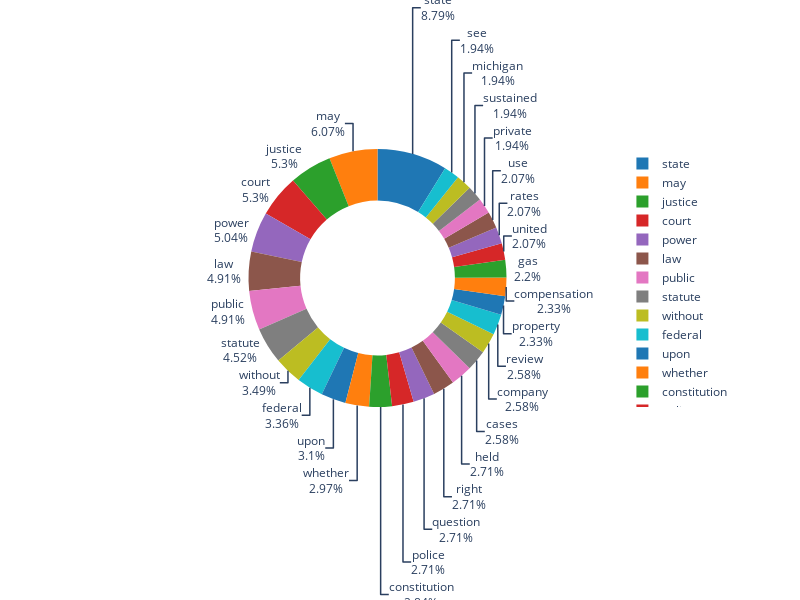

The cell this chart's notebook holds for it:
### Markdown cell above
Okay, so let's do some visualization of our dataframe—how about a simple pie chart with the [plotly library](https://plotly.com/)?

### Code cell
n = 30
pal = list(sns.color_palette(palette='tab10', n_colors=n).as_hex())

import plotly.express as px # Pie Chart Tutorial available at https://plotly.com/python/pie-charts/

# Let's look at just the top 30 words and their counts
fig = px.pie(counts_df[0:30], values='count', names='word', color_discrete_sequence=pal)

fig.update_traces(textposition='outside', textinfo='percent+label', hole=.6, hoverinfo='label+percent+name')

fig.update_layout(width=800, height=600, margin=dict(t=0, l=0, r=0, b=0))
fig.show()

### Figure 1 — Plotly figure (JSON) as saved in the notebook; plotly's stock layout.template omitted (floating-point values rounded to 4 significant figures)
{"data": [{"domain": {"x": [0, 1], "y": [0, 1]}, "hole": 0.6, "hoverinfo": "label+percent+name", "hovertemplate": "word=%{label}<br>count=%{value}<extra></extra>", "labels": ["state", "may", "justice", "court", "power", "law", "public", "statute", "without", "federal", "upon", "whether", "constitution", "police", "question", "right", "held", "cases", "company", "review", "property", "compensation", "gas", "united", "rates", "use", "private", "sustained", "michigan", "see"], "legendgroup": "", "name": "", "showlegend": true, "textinfo": "percent+label", "textposition": "outside", "type": "pie", "values": [68, 47, 41, 41, 39, 38, 38, 35, 27, 26, 24, 23, 22, 21, 21, 21, 21, 20, 20, 20, 18, 18, 17, 16, 16, 16, 15, 15, 15, 15]}], "layout": {"height": 600, "legend": {"tracegroupgap": 0}, "margin": {"b": 0, "l": 0, "r": 0, "t": 0}, "piecolorway": ["#1f77b4", "#ff7f0e", "#2ca02c", "#d62728", "#9467bd", "#8c564b", "#e377c2", "#7f7f7f", "#bcbd22", "#17becf", "#1f77b4", "#ff7f0e", "#2ca02c", "#d62728", "#9467bd", "#8c564b", "#e377c2", "#7f7f7f", "#bcbd22", "#17becf", "#1f77b4", "#ff7f0e", "#2ca02c", "#d62728", "#9467bd", "#8c564b", "#e377c2", "#7f7f7f", "#bcbd22", "#17becf"], "width": 800}}
